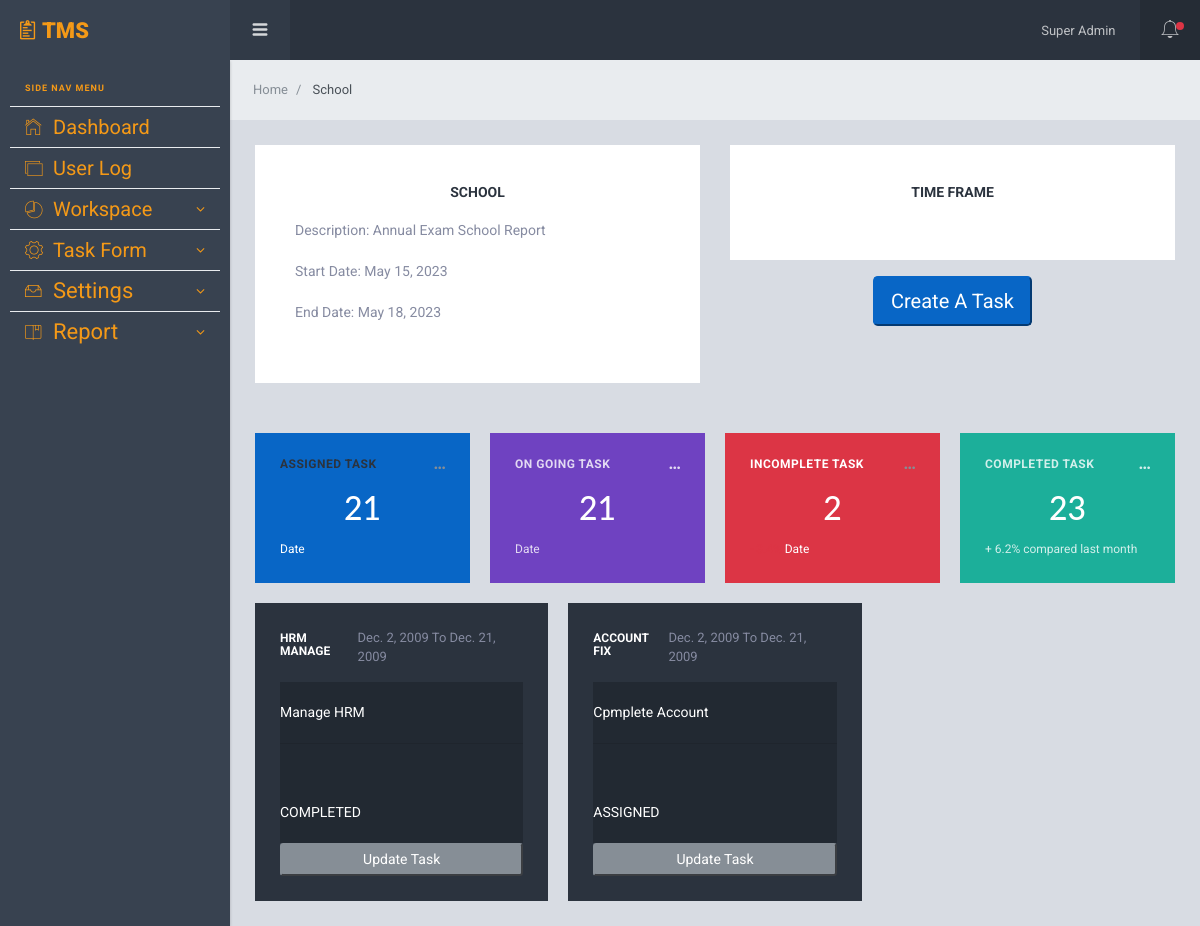
Before: /project/project/1/ (signed in) with the older database file.
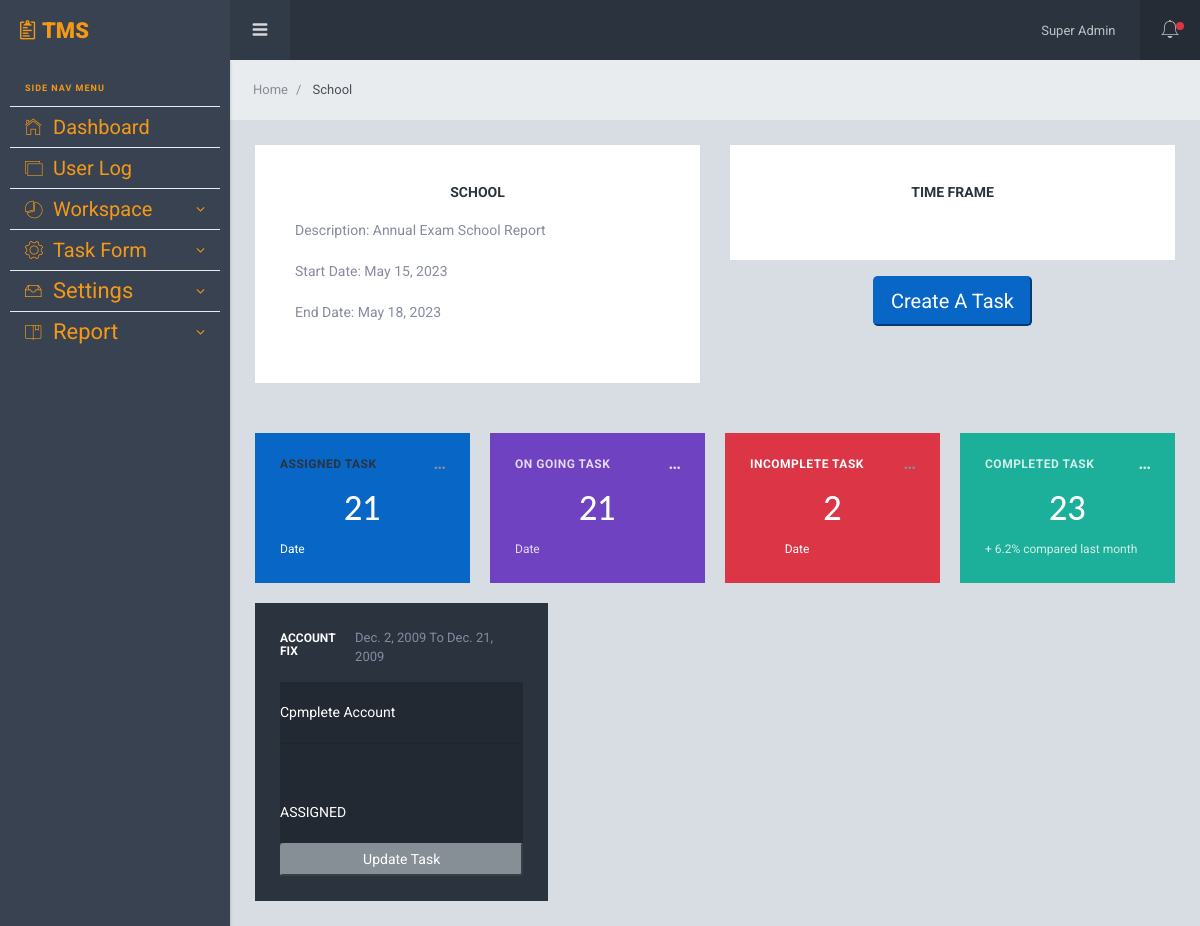
After: the same page with the newer database file.
### App_Project/models.py (models this page shows, shortened)
class Task(models.Model):
    STATUS_CHOICES = (
        ('ASSIGNED', 'Assigned'),
        ('WORKING', 'Working'),
        ('COMPLETED', 'Completed'),
        ('INCOMPLETED', 'Incompleted'),
    )
    name = models.CharField(max_length=255)
    description = models.TextField(max_length=500, blank=True, null=True)
    start_date = models.DateField()
    end_date = models.DateField()
    project = models.ForeignKey(Project, on_delete=models.CASCADE, related_name = 'tasks')
    assigned_to = models.ManyToManyField(Employee, related_name='assigned_tasks')
    status = models.CharField(max_length=20, choices=STATUS_CHOICES, default='ASSIGNED')
    completed_by = models.ManyToManyField(Employee, related_name='completed_tasks', blank=True)
    created_at = models.DateTimeField(auto_now_add=True)
    updated_at = models.DateTimeField(auto_now=True)

### App_Project/views.py (the view)
# urls.py: path('project/<int:pk>/', views.project_detail, name='project_detail'),
@login_required
def project_detail(request, pk):
    project = get_object_or_404(Project, pk=pk)
    tasks = Task.objects.filter(project=project)
    context = {'project': project, 'tasks': tasks}
    return render(request, 'App_Project/project_detail.html', context)

### templates/App_Project/project_detail.html (shortened to what this page needs)
{% extends 'layouts/base.html' %}
{% load crispy_forms_tags %}
{% block span_block %}
{{ project.name }}
{% endblock span_block %}
{% block body_block %}
<div class="row mg-b-50">
  <div class="col-xl-6">
    <div class="card pd-20 pd-sm-40">
      <h2 class="card-body-title">{{ project.name }}</h2>
      <p>Description: {{ project.description }}</p>
      <p>Start Date: {{ project.start_date }}</p>
      <p>End Date: {{ project.end_date }}</p>
    </div>
  </div>
  <div class="col-xl-6">
    <div class="row">
      <div class="col-xl-12">
        <div class="card pd-20 pd-sm-40">
          <h2 class="card-body-title">Time Frame</h2>
        </div>
      </div>
    </div>
    <div class="row mt-3 align-left">
      <div class="col-xl-12">
        <div class="">
          <h2 class="card-body-title"><button class="btn-lg btn-primary"><a class="text-white" href="{% url 'App_Project:create_task' project.pk %}">Create A Task</a></button></h2>
        </div>
      </div>
    </div>
  </div>
</div>
<div class="row row-sm mg-t-20">
  <div class="col-sm-6 col-xl-3">
    <div class="card pd-20 pd-sm-25 bg-primary">
      <div class="d-flex align-items-center justify-content-between mg-b-10">
        <h6 class="card-body-title tx-12 tx-spacing-1">Assigned Task</h6>
        <a href="" class="tx-gray-600 hover-info"
          ><i class="icon ion-more"></i
        ></a>
      </div>
      <h2 class="tx-white tx-lato tx-center mg-b-15">21</h2>
      <p class="mg-b-0 tx-12 tx-white"> Date</p>
    </div>
  </div>
  <div class="col-sm-6 col-xl-3 mg-t-20 mg-sm-t-0">
    <div class="card bg-purple tx-white pd-25">
      <div class="d-flex align-items-center justify-content-between mg-b-10">
        <h6 class="card-body-title tx-12 tx-white-8 tx-spacing-1">
          On Going Task
        </h6>
        <a href="" class="tx-white-8 hover-white"
          ><i class="icon ion-more"></i
        ></a>
      </div>
      <h2 class="tx-lato tx-center mg-b-15">21</h2>
      <p class="mg-b-0 tx-12 op-8">Date</p>
    </div>
  </div>
  <div class="col-sm-6 col-xl-3 mg-t-20 mg-xl-t-0">
    <div class="card pd-20 pd-sm-25 bg-danger">
      <div class="d-flex align-items-center justify-content-between mg-b-10">
        <h6 class="card-body-title tx-12 tx-spacing-1 tx-white">
          Incomplete Task
        </h6>
        <a href="" class="tx-gray-600 hover-info"
          ><i class="icon ion-more"></i
        ></a>
      </div>
      <h2 class="tx-white tx-lato tx-center mg-b-15">2</h2>
      <p class="mg-b-0 tx-12 tx-white">
        <span class="tx-danger">- 3.4%</span> Date
      </p>
    </div>
  </div>
  <div class="col-sm-6 col-xl-3 mg-t-20 mg-xl-t-0">
    <div class="card bg-teal tx-white pd-25">
      <div class="d-flex align-items-center justify-content-between mg-b-10">
        <h6 class="card-body-title tx-12 tx-white-8 tx-spacing-1">
          Completed Task
        </h6>
        <a href="" class="tx-white-8 hover-white"
          ><i class="icon ion-more"></i
        ></a>
      </div>
      <h2 class="tx-lato tx-center mg-b-15">23</h2>
      <p class="mg-b-0 tx-12 op-8">+ 6.2% compared last month</p>
    </div>
  </div>
</div>
<div class="row row-sm mg-t-20">
  {% for task in project.tasks.all %}
  <div class="col-md-6 col-xl-4 mg-t-20 mg-xl-t-0">
    <div class="card pd-20 pd-sm-25 bg-sl-primary">
      <div class="d-flex justify-content-between align-items-center mg-b-15">
        <h6 class="card-body-title tx-white tx-12 mg-b-5">{{ task.name }}</h6>
        <p class="tx-13 mg-b-0">{{ task.start_date }} To {{ task.end_date }}</p>
      </div>
      <div class="bg-black-2 text-white">
        <div id="rickshaw3" class="wd-100p ht-100 text-white">
          <p>{{ task.description }}</p>
          <hr>
        </div>
        <p>{{ task.status }}</p>
      </div>
     <button class="btn-sm btn-secondary"><a class="text-white" href="{% url 'App_Project:edit_task' pk=task.pk %}">Update Task</a></button>
    </div>
  </div>
  {% endfor %}
</div>
{% endblock body_block %}

Changed rows visible on the page:
removed Task: name "HRM MANAGE", start_date "Dec. 2, 2009", end_date "Dec. 21, 2009", description "Manage HRM", status "COMPLETED"
